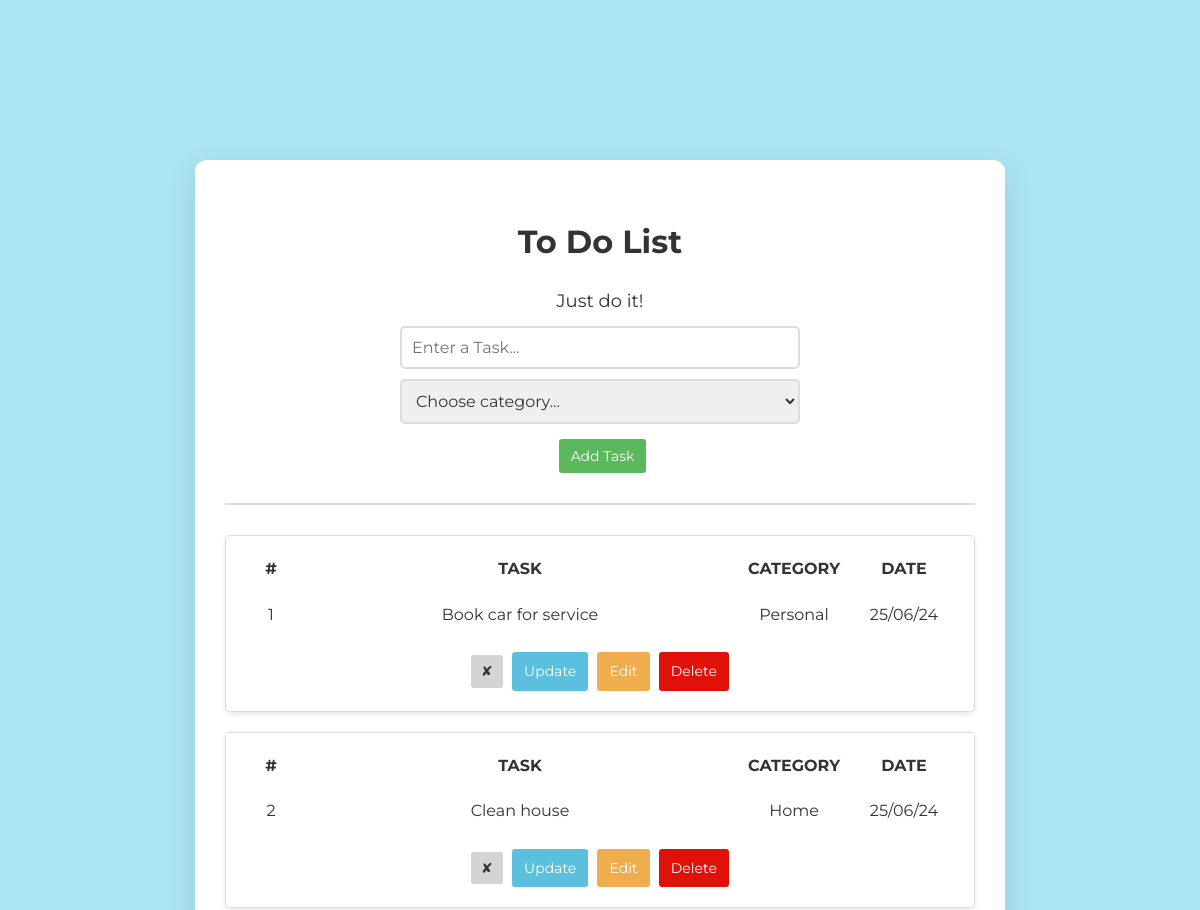
Before: / (upper part) with the older database file.
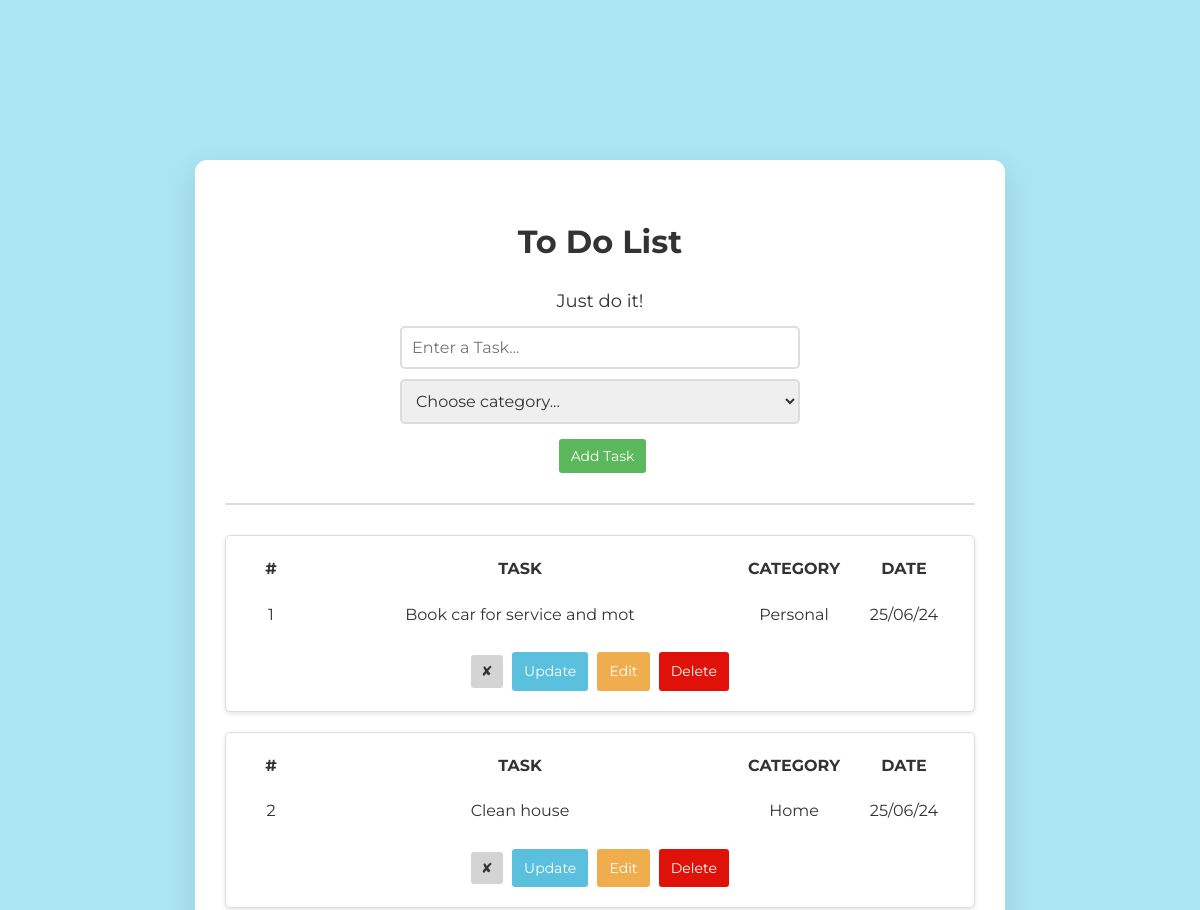
After: the same page with the newer database file.
### website/models.py (models this page shows)
class Todo(db.Model):
    id = db.Column(db.Integer, primary_key = True)
    task = db.Column(db.String(60), unique = True)
    complete = db.Column(db.Boolean, default = False)
    category = db.Column(db.String(100))
    date = db.Column(db.DateTime, default=datetime.now)

### website/views.py (the view)
@my_view.route("/")
def home():
    todo_list = Todo.query.all()
    print(todo_list)
    message = request.args.get('message', None)
    return render_template("index.html", todo_list=todo_list, message = message)

### website/templates/index.html (shortened to what this page needs)
{% extends 'base.html' %}
{% block content %}
    <div class="container">
        <section id="top_of_page">
        <h1>To Do List</h1>
        <form action="/add" method="post">
            <div>
                <label>Just do it!</label>
                <input type="text" name="task" placeholder="Enter a Task..." required>
                <select required name="category" id="category" class="form-select">
                    <option value="" disabled selected hidden>Choose category...</option>
                  </select>
                <button class="ui button green" type="submit" >Add Task</button>
            </div>
        </form>
    </section>
        <hr>
        {% for todo in todo_list %}
        <div class="ui segment">
            <div class="header-container">
            <p>#</p>
            <p>TASK</p>
            <p>CATEGORY</p>
            <p>DATE</p>
            </div>
            <div class="task-container">
            <p>{{todo.id}}</p>
            <p>{{todo.task}}</p>
            <p>{{todo.category}}</p>
            <p>{{todo.date.strftime("%d/%m/%y")}}</p>
            </div>
            {% if todo.complete == False %}
            <span class="ui gray label">&#10008;</span>
            {% else %}
            <span class="ui green label">&#10004</span>
            {% endif %}
            <a class="ui blue button" href="{{ url_for('my_view.update', todo_id = todo.id) }}">Update</a>
            <a class="ui yellow button" href="{{ url_for('my_view.edit', todo_id = todo.id) }}">Edit</a>
            <a class="ui red button" href="{{ url_for('my_view.delete', todo_id = todo.id) }}">Delete</a>
        </div>
        {% endfor %}
    </div>
    {% endblock %}

### website/templates/base.html (shortened to what this page needs)
<!DOCTYPE html>
<html lang="en">
<head>
    <link rel="stylesheet" href="{{ url_for('static', filename='style.css') }}">
</head>
<body>
{% block content %}{% endblock %}
</body>
</html>

### website/static/style.css (style rules this page uses)
body { font-family: "Montserrat", sans-serif; line-height: 1.6; margin: 0; padding: 0; background-color: #58cae680; display: flex; justify-content: center; align-items: center; height: 100vh; overflow: hidden; }
.container { background-color: #fff; padding: 30px; border-radius: 12px; box-shadow: 0 10px 30px rgba(0, 0, 0, 0.1); width: 90%; max-width: 750px; text-align: center; overflow-y: auto; max-height: 80vh; }
h1 { margin-bottom: 20px; font-size: 32px; color: #333; }
form { margin-bottom: 20px; }
form div { display: flex; flex-direction: column; align-items: center; margin-bottom: 20px; }
form label, form select { font-family: "Montserrat", sans-serif; font-size: 18px; margin-bottom: 10px; color: #333; }
form input[type="text"], form select { font-family: "Montserrat", sans-serif; padding: 10px; font-size: 16px; border: 2px solid #ddd; border-radius: 5px; width: 100%; max-width: 400px; margin-bottom: 10px; transition: border-color 0.3s ease; box-sizing: border-box; }
form button, .ui.button { font-family: "Montserrat", sans-serif; padding: 8px 20px; border: none; background-color: #5cb85c; color: #fff; border-radius: 5px; cursor: pointer; font-size: 16px; text-decoration: none; display: inline-block; transition: background-color 0.3s ease; margin: 5px; }
hr { margin: 30px 0; border: none; border-top: 2px solid #ddd; }
.ui.segment { background: #fff; padding: 20px; margin-bottom: 20px; border: 1px solid #ddd; border-radius: 5px; box-shadow: 0 2px 5px rgba(0, 0, 0, 0.1); transition: box-shadow 0.3s ease-in-out, transform 0.3s ease-in-out; }
.ui.segment p { margin: 0 0 10px; font-size: 16px; color: #333; }
.ui.label { display: inline-block; padding: 5px 10px; border-radius: 3px; font-size: 14px; margin-top: 5px; transition: background-color 0.3s ease, color 0.3s ease; }
.ui.label.gray { background-color: #d4d4d4; color: #333; }
.ui.button { padding: 8px 12px; margin: 5px 0 0 5px; font-size: 14px; border: none; border-radius: 3px; cursor: pointer; transition: background-color 0.3s ease; }
.ui.button.blue { background-color: #5bc0de; color: #fff; }
.ui.button.yellow { background-color: #f0ad4e; color: #fff; }
.ui.button.red { background-color: #e01109; color: #fff; }
.header-container, .task-container { display: grid; grid-template-columns: 50px 1fr 100px 100px; gap: 10px; font-size: 18px; font-weight: bold; margin-bottom: 10px; }
.task-container { font-weight: normal; }
.task-container p { overflow: hidden; text-overflow: ellipsis; white-space: nowrap; }
html { scroll-behavior: smooth; }

Changed rows visible on the page:
changed Todo "Personal": task "Book car for service" → "Book car for service and mot"
